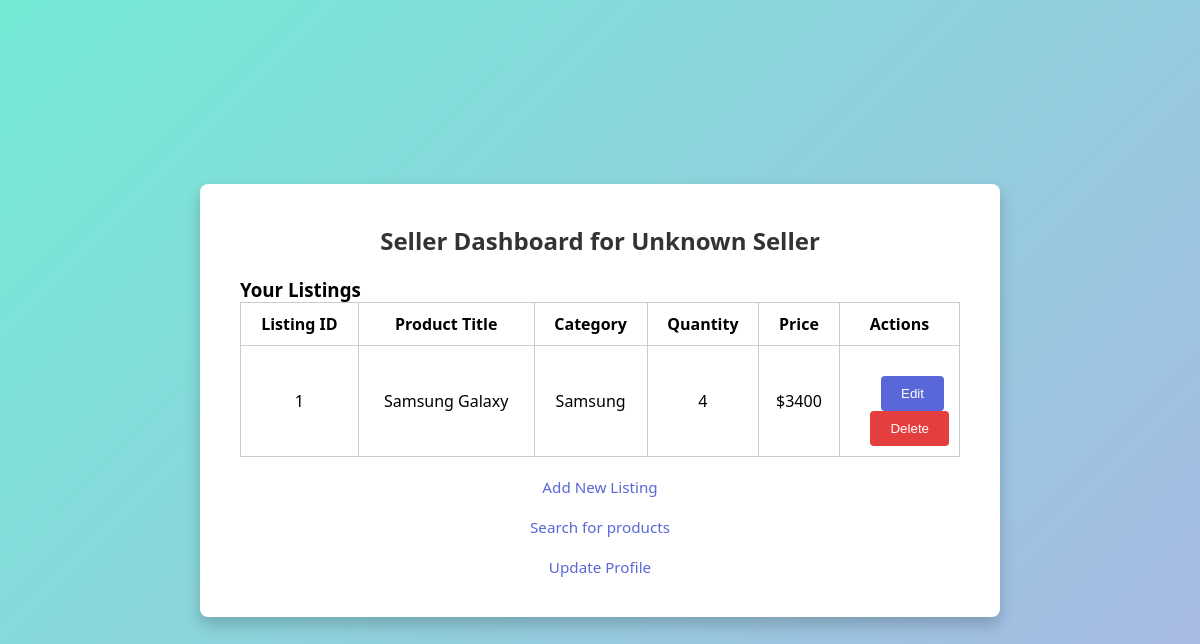
Page /seller/dashboard (signed in) on the earlier database version.
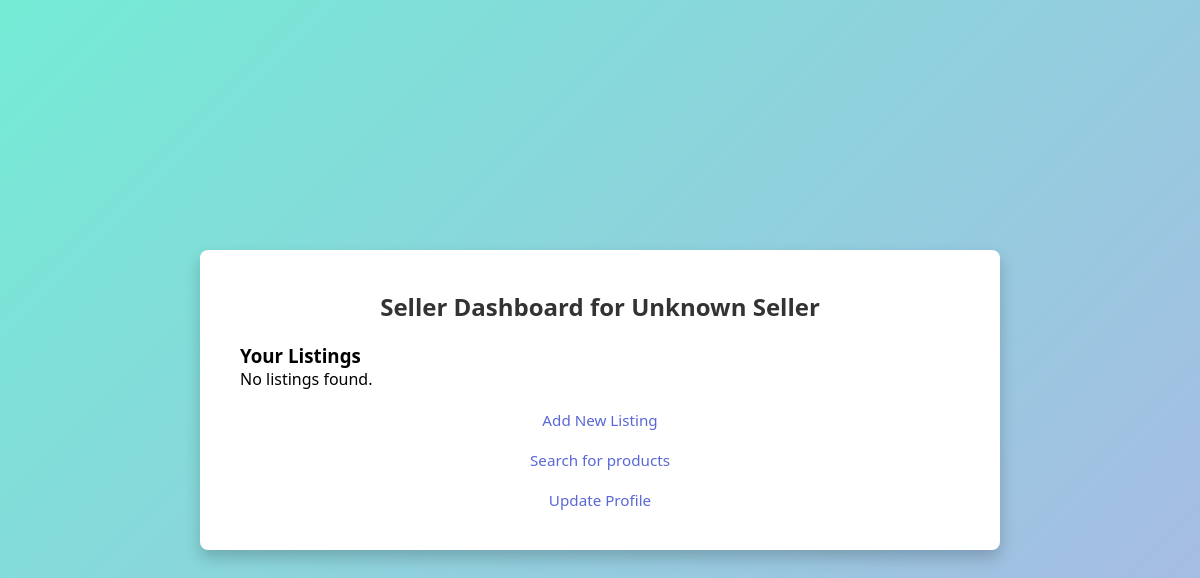
Same page on the later database version.
### tables this page shows
CREATE TABLE Listings
(
    seller_email        text,
    listing_id          integer,
    category            text,
    product_title       text,
    product_name        text,
    product_description text,
    quantity            integer,
    product_price       integer,
    status              integer,
    primary key (listing_id, seller_email),
    foreign key (seller_email) references Sellers(email),
    foreign key (category) references Categories(category_name)
);

### app.py (the view)
@app.route('/seller/dashboard')
def seller_dashboard():
   if "email" not in session:
       flash("Please log in.")
       return redirect(url_for("index"))
   email = session["email"]
   roles = get_user_role(email)
   if 'Seller' not in roles:
       flash("Access restricted: Seller role required.")
       return redirect(url_for("index"))
   conn = sqlite3.connect(DATABASE)
   cursor = conn.cursor()
   cursor.execute("""
       SELECT Listing_ID, Product_Title, Category, Quantity, Product_Price
       FROM Listings
       WHERE Seller_Email = ?

   """, (email,))
   listings = cursor.fetchall()
   conn.close()
   return render_template("seller_dashboard.html", listings=listings, roles=roles)

### app.py (called while the page is built)
def get_user_role(email: str) -> list:
    conn = sqlite3.connect(DATABASE)
    cursor = conn.cursor()
    roles = []
    cursor.execute("SELECT 1 FROM buyers WHERE email = ?", (email,))
    if cursor.fetchone():
        roles.append("Buyer")
    cursor.execute("SELECT 1 FROM sellers WHERE email = ?", (email,))
    if cursor.fetchone():
        roles.append("Seller")
    cursor.execute("SELECT 1 FROM helpdesk WHERE email = ?", (email,))
    if cursor.fetchone():
        roles.append("HelpDesk")
    conn.close()
    return roles

### templates/seller_dashboard.html (shortened to what this page needs)
<!DOCTYPE html>
<html>
<head>
</head>
<body>
 <div class="container">
   <h2>Seller Dashboard for {{ session.get('business_name') }}</h2>
   <h3>Your Listings</h3>
{% if listings %}
 <table>
   <tr>
     <th>Listing ID</th>
     <th>Product Title</th>
     <th>Category</th>
     <th>Quantity</th>
     <th>Price</th>
     <th>Actions</th>
   </tr>
   {% for listing in listings %}
   <tr>
     <td>{{ listing[0] }}</td>
     <td>{{ listing[1] }}</td>
     <td>{{ listing[2] }}</td>
     <td>{{ listing[3] }}</td>
     <td>${{ listing[4] }}</td>
     <td>
       <a href="{{ url_for('edit_listing', listing_id=listing[0]) }}">
         <button style="margin-right:5px;">Edit</button>
       </a>
       <form action="{{ url_for('delete_listing', listing_id=listing[0]) }}" method="post" style="display:inline;">
         <button type="submit" onclick="return confirm('Are you sure you want to delete this listing?');" style="background-color: #e53e3e;">Delete</button>
       </form>
     </td>
   </tr>
   {% endfor %}
 </table>
{% else %}
 <p>No listings found.</p>
{% endif %}
   <a href="{{ url_for('add_listing') }}">Add New Listing</a>
     <a href="{{ url_for('search') }}">Search for products</a>
     <a class="link-button" href="{{ url_for('profile') }}">Update Profile</a>
 </div>
</body>
</html>

### templates/seller_dashboard.html (style rules this page uses)
* { margin: 0; padding: 0; box-sizing: border-box; }
body { font-family: 'Segoe UI', Tahoma, Geneva, Verdana, sans-serif; background: linear-gradient(135deg, #74ebd5, #ACB6E5); min-height: 100vh; display: flex; align-items: center; justify-content: center; }
.container { background-color: #fff; border-radius: 8px; padding: 40px; width: 800px; box-shadow: 0 8px 16px rgba(0, 0, 0, 0.2); }
h2 { text-align: center; margin-bottom: 20px; color: #333; }
a { display: block; text-align: center; color: #5A67D8; text-decoration: none; font-size: 0.95rem; margin-top: 20px; }

Differences in the rows shown:
removed Listings: listing "1", product_title "Samsung Galaxy", category "Samsung", quantity "4", product_price "3400"
Other differences:
text no longer shown: "Listing ID Product Title Category Quantity Price Actions"
text now shown: "No listings found."
